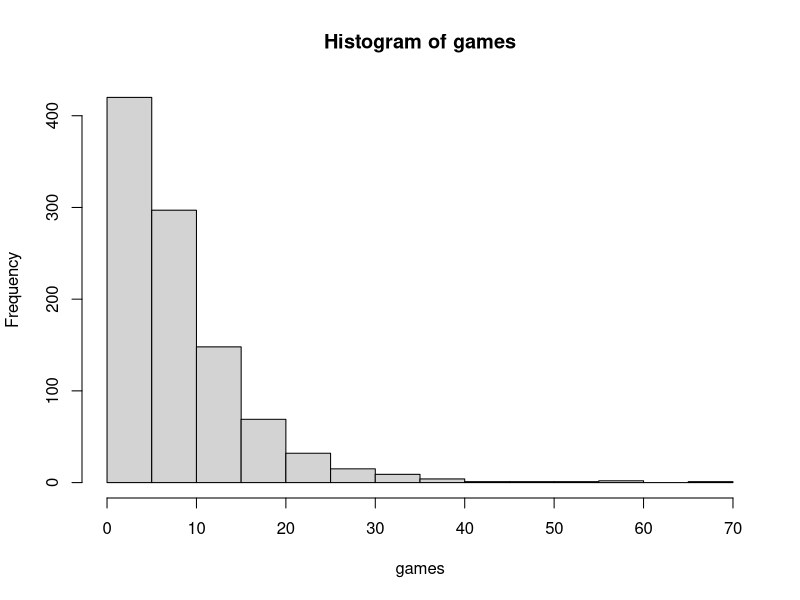
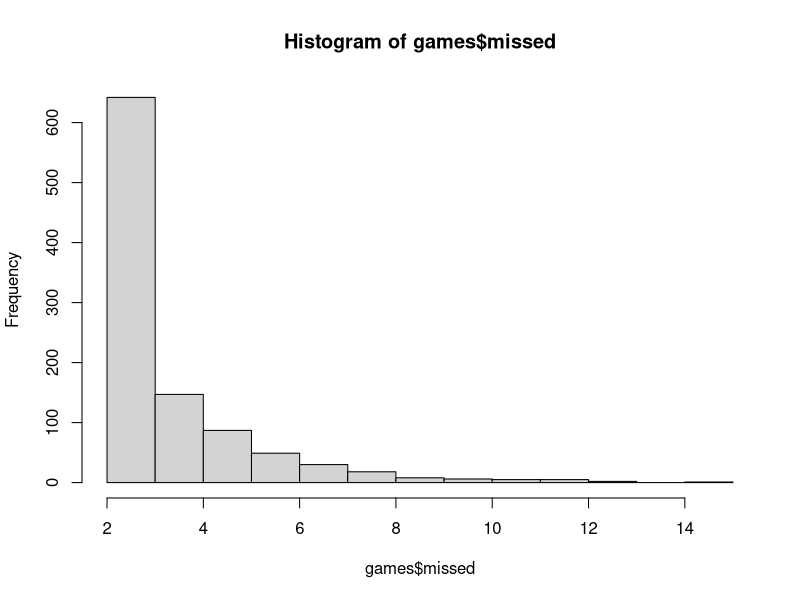
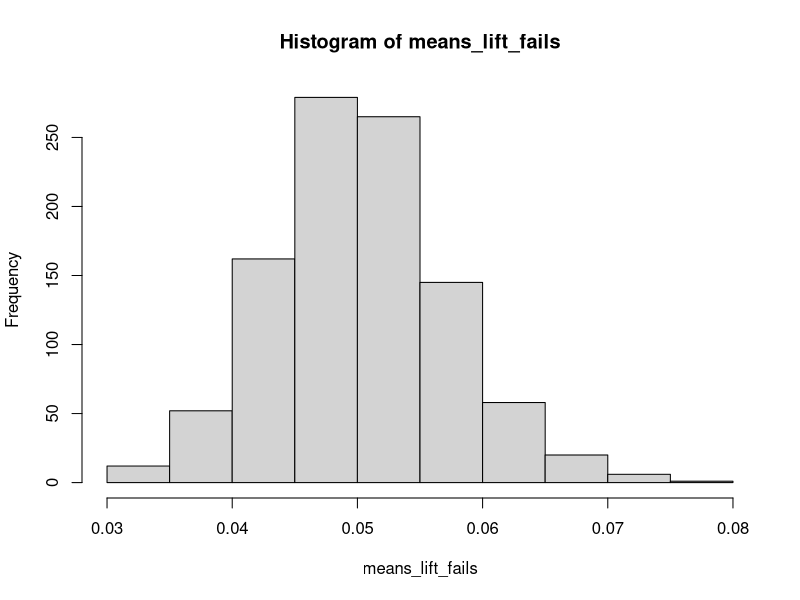

The R source for these figures, in order: (Note: this script raises an error after producing the figures.)
# 7.6 Exercices
# page 152

# 1
# (a)
prob.of.basket <- 0.6

shoot_in <- function(){
  return(rbinom(n = 1, 1, prob.of.basket) == 1)
}

play <- function() {
  ith <- 0
  double <- FALSE
  while (double == FALSE) {
    ith <- ith + 1
    if (!shoot_in()) {
      ith <- ith + 1
      if (!shoot_in()) {
        double <- TRUE
      }
    }
  }
  return(ith)
}

# (b)
games <- replicate(n = 1000, play())
hist(games)
summary(games)
sd(games)


# (c)
play2 <- function() {
  ith <- 0
  basket <- 0
  missed <- 0
  double <- FALSE
  while (double == FALSE) {
    ith <- ith + 1
    if (!shoot_in()) {
      ith <- ith + 1
      missed <- missed + 1
      if (!shoot_in()) {
        double <- TRUE
        missed <- missed + 1
      } else {
        basket <- basket + 1
      }
    } else {
      basket <- basket + 1
    }
  }
  return(list(ith = ith,
                    basket = basket,
                    missed = missed))
}

games <- data.frame(ind = seq(1:1000))
games$ith <- unlist(replicate(n = 1000, play2()[1]))
games$bsket <- unlist(replicate(n = 1000, play2()[2]))
games$missed <- unlist(replicate(n = 1000, play2()[3]))
hist(games$missed)

summary(games)

# 2
weight_man <- function(){
  return(exp(rnorm(n = 1, mean = 5.13, sd = 0.17)))
}

weight_woman <- function(){
  return(exp(rnorm(n = 1, mean = 4.96, 0.2)))
}

is_man <- function(){
  return(rbinom(1, 1, 0.48) == 1)
}

total_people_weight <- function(number_of_adults){
  total <- 0
  for (i in 1:number_of_adults){
    if (is_man()) {
      total <- total + weight_man()
    } else {
      total <- total + weight_woman()
    }
  }
  return(total)
}

max_lift_weight <- 1750
n.sims <- 1000

lift_fails_prob <- function(n.sims){
  lift_uses <- replicate(n.sims,
                         total_people_weight(10) > max_lift_weight)

  prob <- sum(lift_uses)/n.sims
  return(prob)
}

means_lift_fails <- replicate(n.sims, lift_fails_prob(1000))
hist(means_lift_fails)
summary(means_lift_fails)
df <- data.frame(means = means_lift_fails)
ggplot(df, aes(x = means)) +
  geom_histogram()

# 3
savings_per_unit <- function(){rnorm(1, 5, 4)}
size_of_market <- function(){rnorm(1, 40000, 10000)}

total_saved <- function(){
  return(savings_per_unit() * size_of_market())
  }

total_saved_dist <- replicate(1000, total_saved())
summary(total_saved_dist)
hist(total_saved_dist)

# 4

# 5
library("arm")
# Simulate linear data
size <- 100
# xs
happiness <- rbinom(size, 10, 0.7)
weight <- rnorm(size, mean = 65, sd = 10)
noise <- rnorm(size, 0, 5)

data <- data.frame(happiness = happiness,
                   weight = weight,
                   noise = noise)


# y
data$success <- happiness * 5 - weight * 3 + noise

fit_test <- lm(success ~ happiness + weight,
               data = data)
display(fit_test)

sim_test <- sim(fit_test, 1000)

happ_f <- 12
weight_f <- 75
data_point <- array(c(1, happ_f, weight_f))

regress <- function(models, data_point){
  success <- coef(models) %*% data_point
  return(success)
}

simulations <- regress(sim_test, data_point)
regress(fit_test, data_point)

hist(simulations)
sd(simulations)
mean(simulations)
quantile(simulations, c(0.025, 0.975))

# 6
# create data
str(data)

data$happ_and_weight <- with(data, happiness * 0.05 - weight * 0.1 + noise)

# invlogit to convert to probability
# {
#   1/(1 + exp(-x))
# }

data$success_prob <- invlogit(data$happ_and_weight)

with(data, plot(happ_and_weight, success_prob))

rbinom_1_1 <- function(p){rbinom(1, 1, p)}

data$success_bin <- sapply(data$success_prob, FUN = rbinom_1_1)

with(data, plot(success_bin, success_prob))


mean(data$happiness)
sum(data$success_bin)

fit_test_2 <- with(data,
                glm(success_bin ~ happiness + weight,
                    family = binomial(link = "logit"))
)
display(fit_test_2)

coef(fit_test_2)
plot(data$weight, data$success_bin)
curve(invlogit(coef(fit_test_2)[1] + 7 * coef(fit_test_2)[2] + x * coef(fit_test_2)[3]),
      from = 0.5,
      lwd = 0.5,
      add = TRUE)

sim_test_2 <- sim(fit_test_2, 1000)

data_point <- c(1, 6, 55)
regress <- function(model, data_point){
  success_prob <- invlogit(coef(model) %*% data_point)
  return(success_prob)
}

success_probabilies <- regress(sim_test_2, data_point)

hist(success_probabilies)
